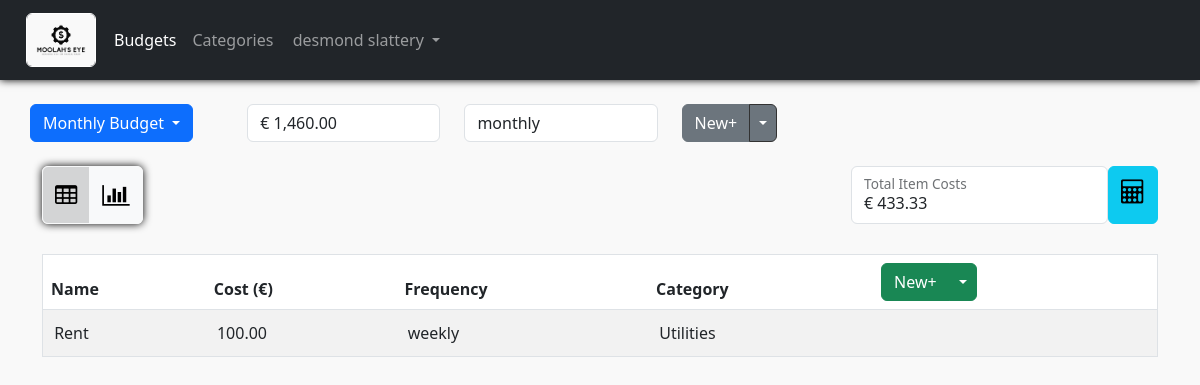
Before: /dashboard/0 (signed in) with the older database file.
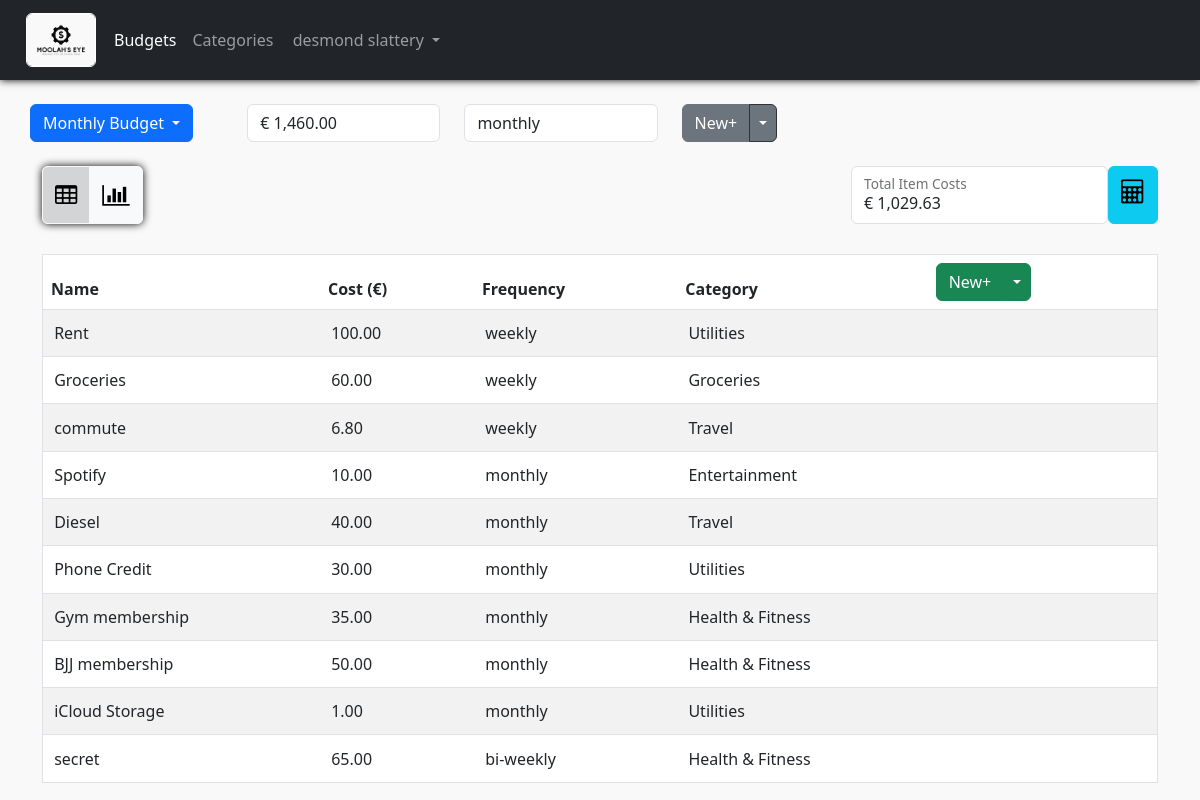
After: the same page with the newer database file.
### main/models.py (models this page shows, shortened)
class Budget(models.Model):
    frequencies = (
        (2, "weekly"),
        (3, "bi-weekly"),
        (4, "monthly")
    )
    user_id = models.ForeignKey(User, on_delete=models.CASCADE, default=None)
    name = models.CharField(max_length=40, default="New Budget", null=False, blank=False, unique=True)
    amount = models.FloatField(default=0.0, null=False, blank=False)
    frequency = models.IntegerField(null=False, default=7, choices=frequencies)
    def get_frequency(self, str_rep: bool = True) -> Union[int, str]:
        try:
            for freq in Budget.frequencies:
                if self.frequency in freq:
                    if str_rep:
                        return freq[1]
                    else:
                        return freq[0]
        except:
            pass
    def get_total_costs(self, frequency_filter=None) -> float:
        try:
            if not frequency_filter:
                frequency_filter = self.frequency
            return round(sum([item.get_item_cost(frequency_filter) for item in self.item_set.all()]), 2)
        except Exception as e:
            print("bang: ",e)
            return 0
    def get_categorical_breakdown(self):
        try:
            total = 0
            breakdown = {cat.name: {"cost": 0, "perc": 0} for cat in Category.objects.all()}
            for item in self.item_set.all():
                item_cost = item.get_item_cost()
                total += item_cost
                breakdown[item.category.name]["cost"] += item_cost
            other = self.amount - total
            if other:
                breakdown["Available"] = {
                    "cost": other,
                    "perc": 0
                }
            for cat in breakdown:
                breakdown[cat]["cost"] = round(breakdown[cat]["cost"], 2)
                breakdown[cat]["perc"] = round((breakdown[cat]["cost"] / self.amount) * 100, 2)
            print(breakdown)
            return breakdown
        except Exception as e:
            print("hmmm... ", e)
            pass
    def get_data_points(self):
        try:
            ret = {
                "Daily Costs": 0,
                "Weekly Costs": 0,
                "Monthly Costs": 0
            }
            items = self.item_set.all()
            if items:
                for item in items:
                    ret["Daily Costs"] += item.get_daily_cost()
                    ret["Weekly Costs"] += item.get_weekly_cost()
                    ret["Monthly Costs"] += item.get_monthly_cost()
                ret["Daily Costs"] = round(ret["Daily Costs"], 2)
                ret["Weekly Costs"] = round(ret["Weekly Costs"], 2)
                ret["Monthly Costs"] = round(ret["Monthly Costs"], 2)
            return ret
        except Exception as e:
            print(e)
            return ret

class Item(models.Model):
    frequencies = (
        (1, "daily"),
        (2, "weekly"),
        (3, "bi-weekly"),
        (4, "monthly")
    )
    budget_id = models.ForeignKey(Budget, on_delete=models.CASCADE)
    name = models.CharField(max_length=40, default="New Item", null=False, blank=False)
    cost = models.FloatField(default=0.0, null=False, blank=False)
    frequency = models.IntegerField(null=False, default=7, choices=frequencies)
    category = models.ForeignKey(Category, on_delete=models.SET_NULL, default=None, null=True)
    def get_frequency(self, str_rep: bool = True) -> Union[int, str]:
        try:
            for freq in Item.frequencies:
                if self.frequency in freq:
                    if str_rep:
                        return freq[1]
                    else:
                        return freq[0]
        except:
            pass
    def get_daily_cost(self) -> float:
        try:
            if self.frequency == 1:
                return self.cost
            elif self.frequency == 2:
                return self.cost / 7
            elif self.frequency == 3:
                return self.cost / 14
            elif self.frequency == 4:
                return (self.cost * 12) / 365
            else:
                return 0
        except:
            return 0
    def get_weekly_cost(self) -> float:
        try:
            if self.frequency == 1:
                return self.cost * 7
            elif self.frequency == 2:
                return self.cost
            elif self.frequency == 3:
                return self.cost / 2
            elif self.frequency == 4:
                return (self.cost * 12) / 52
            return 0
        except:
            return 0
    def get_monthly_cost(self) -> float:
        try:
            if self.frequency == 1:
                return (self.cost * 365) / 12
            elif self.frequency == 2:
                return (self.cost * 52) / 12
            elif self.frequency == 3:
                return (self.cost * 26) / 12
            elif self.frequency == 4:
                return self.cost
            return 0
        except:
            return 0
    def get_item_cost(self, frequency_filter=None):
        try:
            if not frequency_filter:
                frequency_filter = self.budget_id.frequency
            for freq in self.frequencies:
                if frequency_filter in freq:
                    if freq[1] == "daily":
                        return self.get_daily_cost()
                    elif freq[1] == "weekly":
                        return self.get_weekly_cost()
                    elif freq[1] == "bi-weekly":
                        return self.get_bi_weekly_cost()
                    elif freq[1] == "monthly":
                        return self.get_monthly_cost()
                    else:
                        return 0
        except:
            return 0

class Category(models.Model):
    name = models.CharField(max_length=40, default="New Category", null=False, blank=False, unique=True)

### main/views.py (the view)
# urls.py: path('dashboard/<int:id>', views.dashboard_view, name="dashboard_view"),
def dashboard_view(req, id=-0):
    budget = req.user.budget_set.filter(id=id).first()
    budgets = req.user.budget_set.exclude(id=id)
    if budget:
        items = budget.item_set.all()
        breakdown = budget.get_categorical_breakdown()
        data_points = budget.get_data_points()
        return render(
            req, "dashboard.html",
            {"budgets": budgets, "budget": budget,
             "items": items, "breakdown": breakdown,
             "data_points": data_points
            }
        )
    elif budgets:
        items = budgets[0].item_set.all()
        breakdown = budgets[0].get_categorical_breakdown()
        data_points = budgets[0].get_data_points()
        return render(
            req, "dashboard.html",
            {"budgets": budgets, "budget": budgets[0],
             "items": items, "data_points": data_points}
        )
    else:
        return redirect("new_budget_view")

### main/templatetags/custom_filters.py (called while the page is built)
@register.filter
def lookup(dict, key):
    try:
        return dict[key]
    except:
        print(f"Couldn't find {key} in {dict}")
        return None

@register.filter
def format_float(val) -> str:
    try:
        return "{0:,.2f}".format(val)
    except Exception as e:
        return val

### main/templates/dashboard.html (shortened to what the changed rows need)
{% extends 'index.html' %}
{% load static %}
{% block static_resources %}
<link rel="stylesheet" href="https://cdnjs.cloudflare.com/ajax/libs/font-awesome/4.7.0/css/font-awesome.min.css">
<link rel="stylesheet" type="text/css" href="{% static '/css/styles.css' %}"/>
{% endblock %}
{% load custom_filters %}
{% block content %}
    <div class="budget-details container">
        {% if budget_form %}
            <form class="budget-form" method="post" action="">
                {% csrf_token %}
                {{budget_form.user_id}}
                <div class="row g-2">
                    <div class="col-md">
                        <div class="form-floating">
                            {{budget_form.name}}
                            <label for="{{ budget_form.name.id_for_label }}">Name</label>
                        </div>
                    </div>
                    <div class="col-md">
                        <div class="form-floating">
                            {{budget_form.amount}}
                            <label for="{{ budget_form.amount.id_for_label }}">Amount</label>
                        </div>
                    </div>
                    <div class="col-md">
                        <div class="form-floating">
                            {{budget_form.frequency}}
                            <label for="{{ budget_form.freqeuency.id_for_label }}">Frequency</label>
                        </div>
                    </div>
                    <div class="col-md btn-group" role="group">
                        {% if budget %}
                            <a id="cancel_budget" class="hider"
                            href="{% url 'dashboard_view' id=budget.id %}"></a>
                        {% else %}
                            <a id="cancel_budget" class="hider"
                            href="{% url 'dashboard_view' id=0 %}"></a>
                        {% endif %}
                        <button id="btn_cancel_budget" type="button" class="btn btn-danger">Cancel</button>
                        <button id="btn_save_budget" type="submit" class="btn btn-success">Save</button>
                    </div>
                </div>
            </form>
        {% else %}
            <div class="budget-info row">
                <div class="col">
                    <div class="dropdown">
                        <button class="btn btn-primary dropdown-toggle" type="button" data-bs-toggle="dropdown" aria-expanded="false">
                          {{budget.name}}
                        </button>
                    </div>
                </div>
                <div class="col">
                    <input class="form-control" type="text" value= "€ {{budget.amount|format_float}}"
                    aria-label="readonly input example" readonly>
                </div>
                <div class="col">
                    <input class="form-control" type="text" value="{{budget.get_frequency}}"
                    aria-label="readonly input example" readonly>
                </div>
                <div class="col">
                    <div id="budget-buttons" class="btn-group">
                        <a id="btn_new_budget" type="button" class="btn btn-secondary" href="{% url 'new_budget_view'%}">New+</a>
                        <button type="button" class="btn btn-secondary dropdown-toggle dropdown-toggle-split btn-budget-dropdown" data-bs-toggle="dropdown" aria-expanded="false">
                        </button>
                    </div>
                </div>
            </div>
        {% endif %}
    </div>
    <div class="table-functionality container">
        <div>
            <div class="costs-container">
                <div class="form-floating">
                    {% if budget %}
                        <input id="item_costs" class="form-control" type="text"
                        value="€ {{budget.get_total_costs|format_float}}" aria-label="readonly input example" readonly/>
                    {% else %}
                        <input id="item_costs" class="form-control" type="number"
                        value="0" aria-label="readonly input example" readonly/>
                    {% endif %}
                    <label for="item_costs">Total Item Costs</label>
                </div>
            </div>
        </div>
    </div>
    <div class="items-container container">
        <table border="1 | 0" cellpadding="3" class="table table-striped items-table">
            <thead class="thead-light">
                <tr>
                    <th scope="col">Name</th>
                    <th scope="col">Cost (€)</th>
                    <th scope="col">Frequency</th>
                    <th scope="col">Category</th>
                    <th scope="col">
                        {% if budget %}
                            <div id="item-buttons" class="btn-group">
                                <a id="btn_new_item" class="btn btn-success" href = "{% url 'new_item_view' budget_id=budget.id %}">New+</a>
                                <button type="button" class="btn btn-success dropdown-toggle dropdown-toggle-split btn-item-dropdown" data-bs-toggle="dropdown" aria-expanded="false">
                                </button>
                            </div>
                        {% endif %}
                    </th>
                </tr>
            </thead>
            <tbody>
                {% if budget %}
                    {% for item in items %}
                        <tr>
                            <td>{{item.name}}</td>
                            <td>{{item.cost|format_float}}</td>
                            <td>{{item.get_frequency}}</td>
                            <td>{{item.category.name}}</td>
                            <td>
                            </td>
                        </tr>
                    {% endfor %}
                {% endif %}
            </tbody>
        </table>
    </div>
{% endblock %}

Changed rows visible on the page:
computed for Budget "Monthly Budget": get_total_costs "€ 433.33" → "€ 1,029.63"
added Item: name "Groceries", cost "60.00", get_frequency "weekly", category.name "Groceries"
added Item: name "commute", cost "6.80", get_frequency "weekly", category.name "Travel"
added Item: name "Spotify", cost "10.00", get_frequency "monthly", category.name "Entertainment"
added Item: name "Diesel", cost "40.00", get_frequency "monthly", category.name "Travel"
added Item: name "Phone Credit", cost "30.00", get_frequency "monthly", category.name "Utilities"
added Item: name "Gym membership", cost "35.00", get_frequency "monthly", category.name "Health & Fitness"
added Item: name "BJJ membership", cost "50.00", get_frequency "monthly", category.name "Health & Fitness"
added Item: name "iCloud Storage", cost "1.00", get_frequency "monthly", category.name "Utilities"
added Item: name "secret", cost "65.00", get_frequency "bi-weekly", category.name "Health & Fitness"
